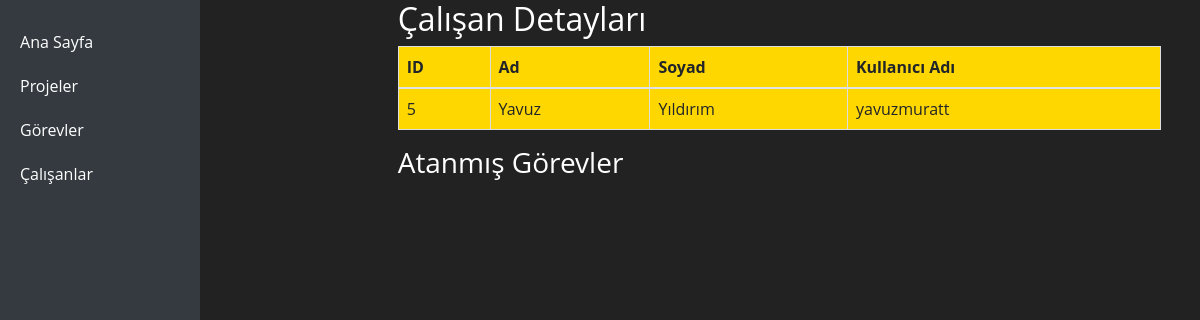
/calisan_detay/5/, run on the app's committed database.
### YonetimWebSite/models.py (models this page shows, shortened)
class Calisan(models.Model):
    user = models.OneToOneField(User, on_delete=models.CASCADE, null=True, blank=True, unique=True)
    ad = models.CharField(max_length=255)
    soyad = models.CharField(max_length=255)
    gorevler = models.ManyToManyField('Gorev', related_name='calisanlar', blank=True)

### YonetimWebSite/views.py (the view)
# urls.py: path('calisan_detay/<int:calisan_id>/', views.calisan_detay, name='calisan_detay'),
def calisan_detay(request, calisan_id):
    calisan = get_object_or_404(Calisan, id=calisan_id)
    return render(request, 'calisan_detay.html', {'calisan': calisan})

### YonetimWebSite/templates/calisan_detay.html (shortened to what this page needs)
{% extends 'inbase.html' %}
{% block content %}
    <h2>Çalışan Detayları</h2>
    <table class="table">
        <thead>
            <tr>
                <th>ID</th>
                <th>Ad</th>
                <th>Soyad</th>
                <th>Kullanıcı Adı</th>
            </tr>
        </thead>
        <tbody>
            <tr>
                <td>{{ calisan.id }}</td>
                <td>{{ calisan.ad }}</td>
                <td>{{ calisan.soyad }}</td>
                <td>{{ calisan.user.username }}</td>
            </tr>
        </tbody>
    </table>
    <h3>Atanmış Görevler</h3>
{% endblock %}

### static/instyle.css (style rules this page uses)
body { font-family: 'Open Sans', sans-serif; background-color: #222; color: #fff; }
.table { background-color: #FFD700; }
.table th, .table td { border: 1px solid #ddd; padding: 8px; text-align: left; }

### data on the page
Calisan: id "5", ad "Yavuz", soyad "Yıldırım", user.username "yavuzmuratt"
